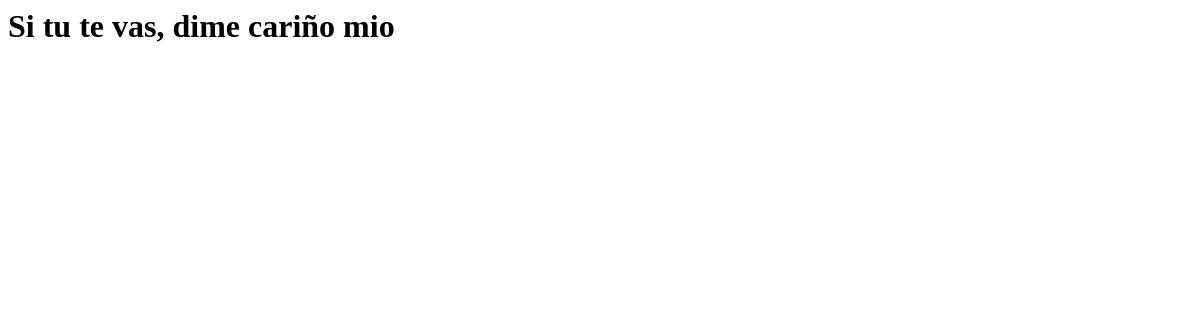
Page /home2/ on the earlier database version.
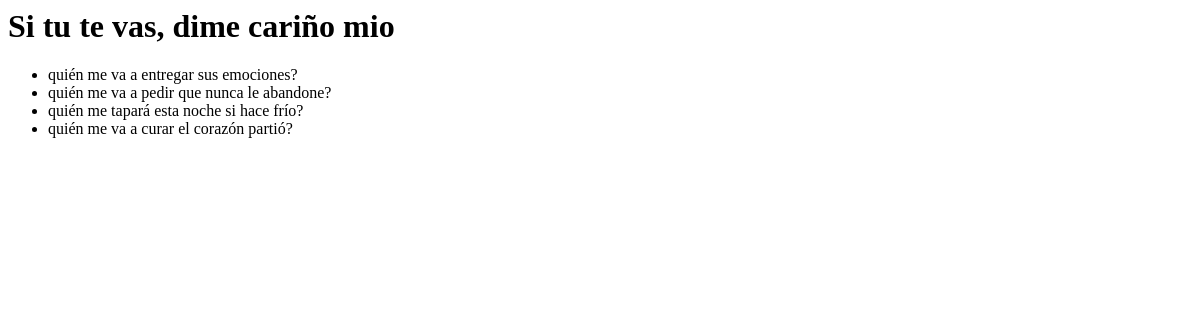
Same page on the later database version.
### posts/models.py (models this page shows, shortened)
class Post(models.Model):  # new
    text = models.TextField()

### posts/views.py (the view)
# urls.py: path("", HomePageView.as_view(), name="home"),
class HomePageView(ListView):
    model = Post
    template_name = "home2.html"

### templates/home2.html
<h1>Si tu te vas, dime cariño mio</h1>
<ul>
    {% for post in post_list %}
        <li>{{ post.text }}</li>
    {% endfor %}
</ul>

Differences in the rows shown:
added Post: text "quién me va a entregar sus emociones?"
added Post: text "quién me va a pedir que nunca le abandone?"
added Post: text "quién me tapará esta noche si hace frío?"
added Post: text "quién me va a curar el corazón partió?"
